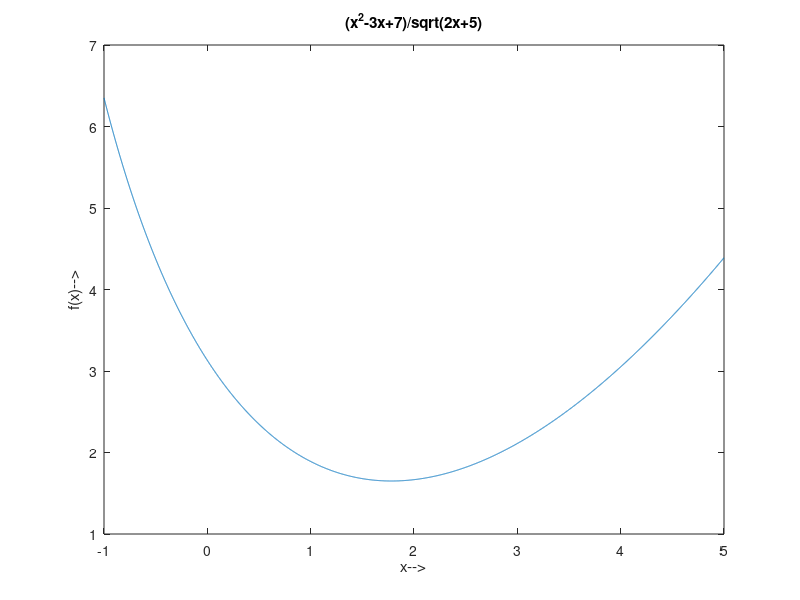

Recreate this plot in MATLAB.
%{
Class: ENGR15100: Software Tools for Engineers
Instructor: Xiaoli Yang    
Author: Alberto Pizano
Assignment: Lab 3
File Name: PIZANO_LAB3_problem2.m
Date: 09/22/16
%}

%Delete an eventual pre-existing diary
delete xxx.txt

%Turn on a diary called mydiary.txt
diary xxx.txt

%clear screen
clc

%clear workspace
clear

disp('Al Pizano');
disp('');
disp('starting code: ');

%Completing lab x
%your source code here%

x = -1:0.001:5;
f = (x.^2-3.*x+7)./sqrt(2.*x+5);
plot(x,f);
xlabel('x-->')
ylabel('f(x)-->')
title('(x^2-3x+7)/sqrt(2x+5)')

%Turn off the diary function
diary off
